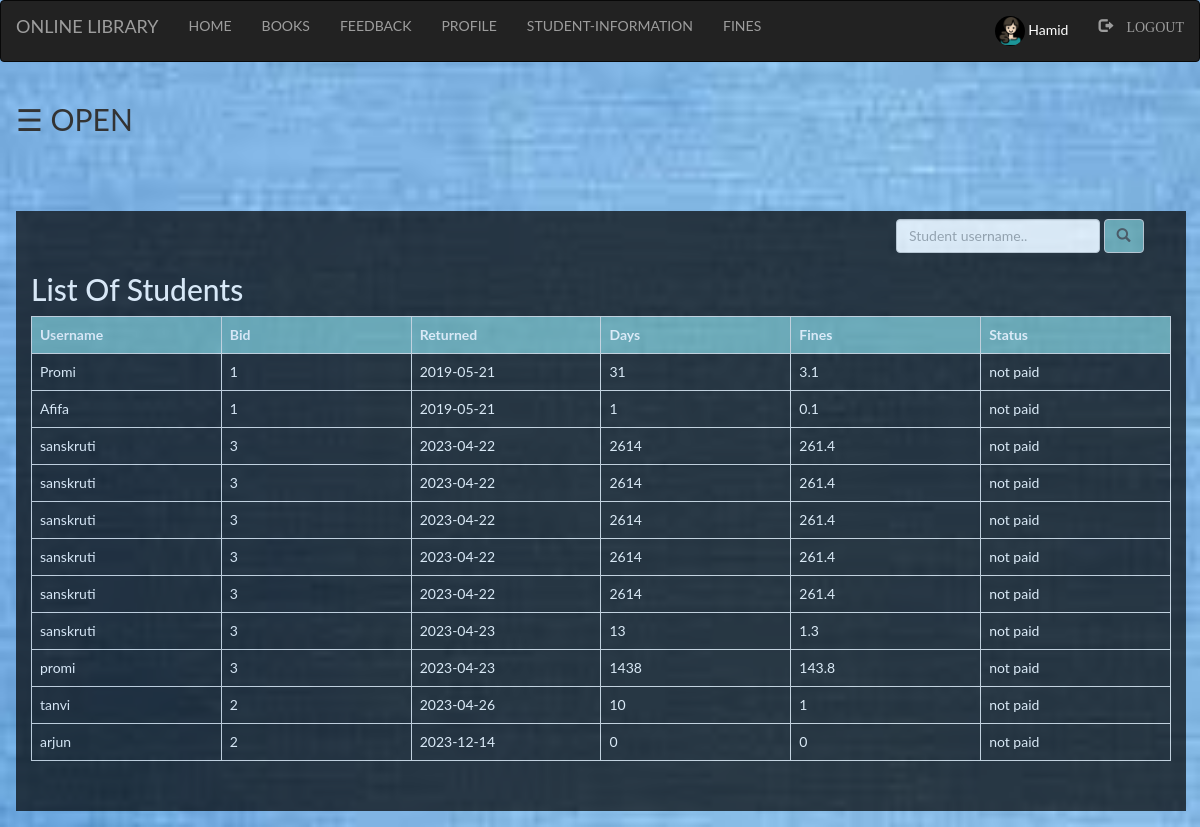
The app's page /Admin_/fine.php (signed in) with its own data.
### tables this page shows
CREATE TABLE `fine` (
  `username` varchar(100) NOT NULL,
  `bid` int(100) NOT NULL,
  `returned` varchar(100) NOT NULL,
  `day` int(50) NOT NULL,
  `fine` double NOT NULL,
  `status` varchar(100) NOT NULL
);

### Admin_/fine.php (the view, shortened to what this page needs)
<?php
  include "connection.php";
  include "navbar.php";
?>
<!DOCTYPE html>
<html>
<head>
</head>
<body>
<div id="main">
  <span style="font-size:30px;cursor:pointer" onclick="openNav()">&#9776; OPEN</span>
<div class="container">
	<div class="srch">
		<form class="navbar-form" method="post" name="form1">
				<input class="form-control" type="text" name="search" placeholder="Student username.." required="">
				<button style="background-color: #6db6b9e6;" type="submit" name="submit" class="btn btn-default">
					<span class="glyphicon glyphicon-search"></span>
				</button>
		</form>
	</div>
	<h2>List Of Students</h2>
	<?php
		if(isset($_POST['submit']))
		{
			$q=mysqli_query($db,"SELECT * FROM `fine` where username like '%$_POST[search]%' ");
			if(mysqli_num_rows($q)==0)
			{
				echo "Sorry! No student found with that username. Try searching again.";
			}
			else
			{
		echo "<table class='table table-bordered table-hover' >";
			echo "<tr style='background-color: #6db6b9e6;'>";
				echo "<th>"; echo " Username ";	echo "</th>";
				echo "<th>"; echo " Bid ";  echo "</th>";
				echo "<th>"; echo " Returned ";  echo "</th>";
				echo "<th>"; echo " Days ";  echo "</th>";
				echo "<th>"; echo " Fines";  echo "</th>";
				echo "<th>"; echo " Status ";  echo "</th>";
			echo "</tr>";
			while($row=mysqli_fetch_assoc($q))
			{
				echo "<tr>";
				echo "<td>"; echo $row['username']; echo "</td>";
				echo "<td>"; echo $row['bid']; echo "</td>";
				echo "<td>"; echo $row['returned']; echo "</td>";
				echo "<td>"; echo $row['day']; echo "</td>";
				echo "<td>"; echo $row['fine']; echo "</td>";
				echo "<td>"; echo $row['status']; echo "</td>";
				echo "</tr>";
			}
		echo "</table>";
			}
		}
		else
		{
	$res=mysqli_query($db,"SELECT * FROM `fine`;");
		echo "<table class='table table-bordered table-hover' >";
			echo "<tr style='background-color: #6db6b9e6;'>";
				echo "<th>"; echo " Username ";	echo "</th>";
				echo "<th>"; echo " Bid ";  echo "</th>";
				echo "<th>"; echo " Returned ";  echo "</th>";
				echo "<th>"; echo " Days ";  echo "</th>";
				echo "<th>"; echo " Fines";  echo "</th>";
				echo "<th>"; echo " Status ";  echo "</th>";
			echo "</tr>";
			while($row=mysqli_fetch_assoc($res))
			{
				echo "<tr>";
				echo "<td>"; echo $row['username']; echo "</td>";
				echo "<td>"; echo $row['bid']; echo "</td>";
				echo "<td>"; echo $row['returned']; echo "</td>";
				echo "<td>"; echo $row['day']; echo "</td>";
				echo "<td>"; echo $row['fine']; echo "</td>";
				echo "<td>"; echo $row['status']; echo "</td>";
				echo "</tr>";
			}
		echo "</table>";
		}
	?>
</div>
</body>
</html>

### Admin_/navbar.php (shortened to what this page needs)
<!DOCTYPE html>
<html>
<head>
	  <link rel="stylesheet" type="text/css" href="style.css">
  	<link rel="stylesheet" href="bootstrap/css/bootstrap.min.css">
</head>
<body>
	    <nav class="navbar navbar-inverse">
      <div class="container-fluid">
          <div class="navbar-header">
            <a class="navbar-brand active">ONLINE LIBRARY</a>
          </div>
          <ul class="nav navbar-nav">
            <li><a href="index.php">HOME</a></li>
            <li><a href="books.php">BOOKS</a></li>
            <li><a href="feedback.php">FEEDBACK</a></li>
          </ul>
          <?php
            if(isset($_SESSION['login_user']))
            {?>
                <ul class="nav navbar-nav">
                  <li><a href="profile.php">PROFILE</a></li>
                  <li><a href="student.php">
                    STUDENT-INFORMATION
                  </a></li>
                  <li><a href="fine.php">FINES</a></li>
                </ul>
                <ul class="nav navbar-nav navbar-right">
                  <li><a href="profile.php">
                    <div style="color: white">
                      <?php
                        echo "<img class='img-circle profile_img' height=30 width=30 src='images/".$_SESSION['pic']."'>";
                        echo " ".$_SESSION['login_user'];
                      ?>
                    </div>
                  </a></li>
                  <li><a href="logout.php"><span class="glyphicon glyphicon-log-out"> LOGOUT</span></a></li>
                </ul>
                <?php
            }
          ?>
      </div>
    </nav>
</body>
</html>

### Admin_/style.css (style rules this page uses)
html, body, div, span, object, iframe, h1, h2, h3, h4, h5, h6, p, blockquote, pre, abbr, address, cite, code, del, dfn, em, img, ins, kbd, q, samp, small, strong, sub, sup, var, b, i, dl, dt, dd, ol, ul, li, fieldset, form, label, legend, table, caption, tbody, tfoot, thead, tr, th, td, article, aside, canvas, details, figcaption, figure, footer, header, hgroup, menu, nav, section, summary, time, mark, audio, video { margin:0; padding:0; border:0; outline:0; font-size:100%; vertical-align:baseline; background:transparent; }
body { line-height:1; }
article,aside,details,figcaption,figure, footer,header,hgroup,menu,nav,section { display:block; }
nav ul { list-style:none; }
a { margin:0; padding:0; font-size:100%; vertical-align:baseline; background:transparent; }
table { border-collapse:collapse; border-spacing:0; }
input, select { vertical-align:middle; }
li a { color: white; text-decoration: none; }
input { height: 25px; width: 300px; }

### Admin_/fine.php (style rules this page uses)
.srch { padding-left: 850px; }
body { background-size:1395px; background-repeat: no-repeat; background-image: url("images/21.jpg"); font-family: "Lato", sans-serif; transition: background-color .5s; }
#main { transition: margin-left .5s; padding: 16px; }
.img-circle { margin-left: 20px; }
.container { height: 600px; background-color: black; opacity: .7; color: white; margin-top: 70px; }
th,td { width: 10%; color:white; }

### records on screen
fine: username "Promi", bid "1", returned "2019-05-21", day "31", fine "3.1", status "not paid"
fine: username "Afifa", bid "1", returned "2019-05-21", day "1", fine "0.1", status "not paid"
fine: username "sanskruti", bid "3", returned "2023-04-22", day "2614", fine "261.4", status "not paid"
fine: username "sanskruti", bid "3", returned "2023-04-22", day "2614", fine "261.4", status "not paid"
fine: username "sanskruti", bid "3", returned "2023-04-22", day "2614", fine "261.4", status "not paid"
fine: username "sanskruti", bid "3", returned "2023-04-22", day "2614", fine "261.4", status "not paid"
fine: username "sanskruti", bid "3", returned "2023-04-22", day "2614", fine "261.4", status "not paid"
fine: username "sanskruti", bid "3", returned "2023-04-23", day "13", fine "1.3", status "not paid"
fine: username "promi", bid "3", returned "2023-04-23", day "1438", fine "143.8", status "not paid"
fine: username "tanvi", bid "2", returned "2023-04-26", day "10", fine "1", status "not paid"
fine: username "arjun", bid "2", returned "2023-12-14", day "0", fine "0", status "not paid"

### other values on screen
$_SESSION['login_user'] "Hamid"
